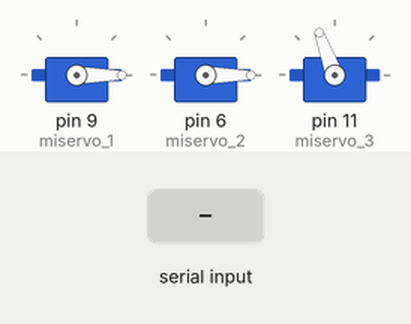
Recording of a sketch running on a simulated Arduino Uno, built with avr-gcc and run on an emulated ATmega328P. On the bench: 3 × servo. The test bench sets the inputs (shaded band).

Above: at 1.2 s.
1.3 s: "1" received over Serial
At 2.0 s:
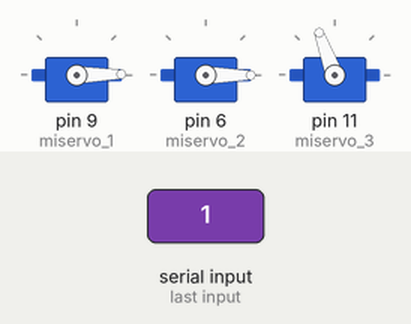
2.8 s: "3" received over Serial
At 3.2 s:
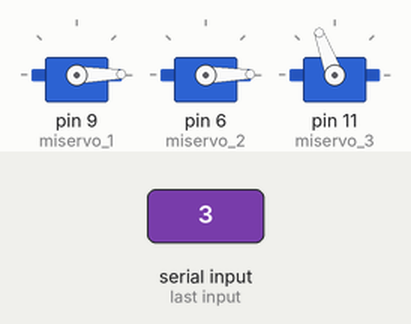
Timing chart, 0 to 5.8 s (numbered marks = the images above; inputs shaded):
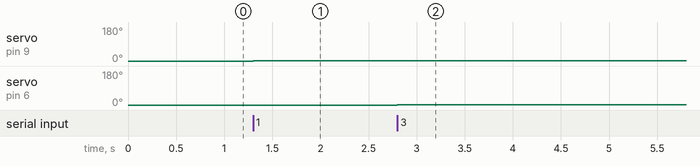

Measured:
- after the input at 1.3 s, servo on pin 9 (miservo_1): 0° → 1° at once
- after the input at 2.8 s, servo on pin 6 (miservo_2): 0° → 1° at once

The sketch:

Servos_1.0.ino
```cpp
#include <VarSpeedServo.h>

/*
 * Este es el codigo del atmega esclavo
 *
 * Es el funcionamiento de la grua utilizando 5 pulsadores
 * Tambien tiene la velocidad aumentada del servo 2 (adelante, atras)
 *
 * El criterio es el siguiente:
 *
 * boton 1 -- derecha
 * boton 2 -- izquierda
 * boton 3 -- adelante
 * boton 4 -- atras
 * boton 5 -- abajo
 *
 * La grua esta iniciada en la posicion "arriba", "izquierda", "atras"
 * Con el boton 5 la grua baja, al llegar a la posicion "abajo" (angulo = 0), vuelve a la posicion "arriba" automaticamente
 *
 */

VarSpeedServo miservo_1, miservo_2, miservo_3;

volatile int grados1 = 0;
volatile int grados2 = 0;
volatile int grados3 = 110;
volatile int state = 0;


void setup() {

  miservo_1.attach(9, 350, 2900); //servo base, derecha-izquierda
  miservo_1.write(grados1);

  miservo_2.attach(6, 1000, 2000); //servo de la derecha, adelante-atras
  miservo_2.write(grados2);

  miservo_3.attach(11, 1000, 2000); //servo de la izqueirda, abajo
  miservo_3.write(grados3);

  Serial.begin(57600);
}

void loop() {

  int rapido = 200;
  int normal = 0;
  if (Serial.available()) {

    state = Serial.read();

    ///SERVO 1 -- DERECHA IZQUIERDA -- 9///

    if(state == '1'){
      grados1++;
      if(grados1 >= 180){
        grados1 = 180;
      }

      miservo_1.write(grados1, normal);
      delay(10);
    }
    if(state == '2'){
      grados1--;
      if(grados1 <= 0){
        grados1 = 0;
      }

      miservo_1.write(grados1, normal);
      delay(10);
    }

    ///SERVO 1 -- DERECHA IZQUIERDA -- 9///

    if(state == '3'){
      grados2++;
      if(grados2 >= 180){
        grados2 == 180;
      }

      miservo_2.write(grados2, normal);
      delay(10);
    }
    if(state == '4'){
      grados2--;
      if(grados2 >= 0){
        grados2 == 0;
      }

      miservo_2.write(grados2, normal);
      delay(10);
    }

    ///SERVO 3 -- ABAJO -- 11///

    if(state == '5'){
      grados3--;
      if(grados3<=0){
        grados3 = 90;
      }

      miservo_3.write(grados3, rapido);
      delay(15);
    }
  }
}
```
